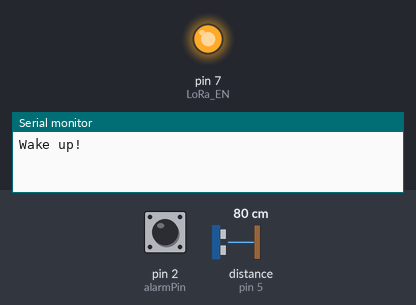
The sketch below on a simulated Arduino Uno, built with avr-gcc and run on an emulated ATmega328P. On the bench: output pins drawn as LEDs (lit = HIGH), the last lines printed to the serial monitor. Wiring (inferred from the names in the program): ultrasonic range finder: trigger pin 4; echo pin 5. Dashed ring = blinking. Inputs (shaded band) come from the test bench; at power-on: distance to the obstacle (sensor on pin 5) 80 cm, pin 2 (alarmPin) HIGH. The echo pulse lasts 58.3 µs per cm; the local clock reads 2024-03-15 10:24:30 at power-on unless the sketch sets it; storage starts empty; no radio packets arrive unless stated; pins used as bus, display or sensor lines are not drawn.

Above: at 0.1 s.
At 4.0 s:
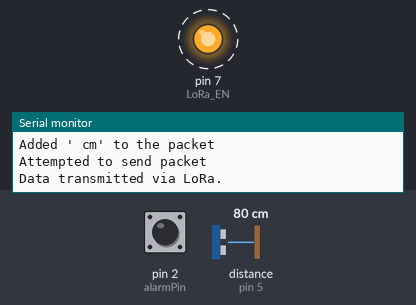
4.1 s: distance to the obstacle (sensor on pin 5) set to 35 cm
Timing chart, 0 to 16.7 s (numbered marks = the images above; inputs shaded):
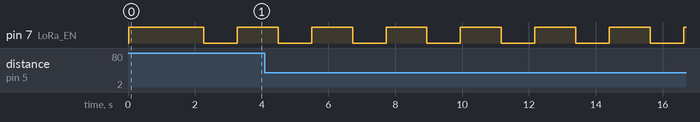

The sketch:

lora_delay_test_3.ino
```cpp
// Import library
#include <SPI.h>
#include <LoRa.h>
#include <Wire.h>
#include <SD.h>
#include <RTClib.h>
#include <MemoryFree.h>

// Pin definitions
const int alarmPin = 2;
const int trigPin = 4;
const int echoPin = 5;
const int LoRa_CS = 6;
const int LoRa_RST = 9;
const int LoRa_IRQ = 8;
const int LoRa_EN = 7;
const int SD_CS = 10;

// LoRa settings
#define RFM95_FREQ 915E6 // Set the frequency to 915 MHz

// RTC
RTC_DS3231 rtc;

//--------------ALARM INTERUPT--------------//
void alarmHandler() {
  // Do nothing, waking up is enough
  //Serial.println("Wake up!");
}

//--------------PRINT ALARM TIME--------------//
void printAlarmTime(DateTime alarmTime) {
  char buffer[30];
  sprintf(buffer, "%02d:%02d:%02d", alarmTime.hour(), alarmTime.minute(), alarmTime.second());
  Serial.print("Alarm set for: ");
  Serial.println(buffer);
}

//--------------SET CLOCK ALARM--------------//
void setRTCAlarm(int minutes = 1) {
  // Clear alarm1 flag
  rtc.clearAlarm(1);
  // Get the current time
  DateTime now = rtc.now();

  // Calculate the next alarm time, in the future by specified minutes
  DateTime alarmTime = now + TimeSpan(0, 1, 0, 0);

  // Set alarm1 with matching minutes
  if(rtc.setAlarm1(alarmTime, DS3231_A1_Minute)) {
    printAlarmTime(alarmTime);
  } else {
    Serial.println("Failed to set alarm.");
  }
}

//--------------READ WATER LEVEL--------------//
float readWaterLevel() {
  digitalWrite(trigPin, LOW);
  delayMicroseconds(2);
  digitalWrite(trigPin, HIGH);
  delayMicroseconds(20);
  digitalWrite(trigPin, LOW);

  float duration = pulseIn(echoPin, HIGH);
  float distance = duration * 0.0344 / 2;

  return distance;
}

//--------------SEND DATA LORA--------------//
void transmitDataViaLoRa(float waterLevel) {

  // Reset the LoRa radio
  digitalWrite(LoRa_RST, LOW);
  delay(10);
  digitalWrite(LoRa_RST, HIGH);
  delay(10);
  Serial.println("LoRa Reset");

  // Begin a new LoRa packet for transmission
  LoRa.beginPacket();
  Serial.println("Started a new packet");

  // Add the text "Water Level: " to the packet
  LoRa.print("Water Level: ");
  Serial.println("Added 'Water Level: ' to the packet");

  // Add the water level value (as a float) to the packet
  LoRa.print(waterLevel);
  Serial.println("Added water level to the packet");

  // Add the text " cm" and a newline character to the packet
  LoRa.println(" cm");
  Serial.println("Added ' cm' to the packet");

  // Complete the packet and send it, checking if the transmission was successful
  int transmissionStatus = LoRa.endPacket();
  Serial.println("Attempted to send packet");
  if (transmissionStatus == 1) {
    // Print a message to the Serial monitor indicating that the data was transmitted via LoRa
    Serial.println("Data transmitted via LoRa.");
  } else {
    // Print an error message to the Serial monitor if the transmission failed
    Serial.println("Error: LoRa transmission failed.");
  }
}

//--------------LOG DATA TO SD--------------//
void logDataToSDCard(float waterLevel) {
  File dataFile = SD.open("datalog.txt", FILE_WRITE);

  if (dataFile) {
    DateTime now = rtc.now();
    dataFile.print(now.year(), DEC);
    dataFile.print('/');
    dataFile.print(now.month(), DEC);
    dataFile.print('/');
    dataFile.print(now.day(), DEC);
    dataFile.print(" ");
    dataFile.print(now.hour(), DEC);
    dataFile.print(':');
    dataFile.print(now.minute(), DEC);
    dataFile.print(':');
    dataFile.print(now.second(), DEC);
    dataFile.print(" Water Level: ");
    dataFile.print(waterLevel);
    dataFile.println(" cm");
    dataFile.close();

    Serial.println("Data logged to SD card.");
  } else {
    Serial.println("Error opening datalog.txt");
  }
}

//--------------SETUP ROUTINE--------------//
void setup() {
  Serial.begin(9600);
  pinMode(trigPin, OUTPUT);
  pinMode(echoPin, INPUT);

  // Initialize the I2C interface
  Wire.begin();

  // Initialize SD card
  if (!SD.begin(SD_CS)) {
    Serial.println("SD card initialization failed!");
    return;
  }

  // Initialize RTC
  if (!rtc.begin()) {
    Serial.println("RTC initialization failed!");
    return;
  }
  if (rtc.lostPower()) { // Check if the RTC lost power
    Serial.println("RTC lost power, let's set the time!");
    // Following line sets the RTC to the date & time this sketch was compiled
    rtc.adjust(DateTime(F(__DATE__), F(__TIME__)));
  }

  // Set up the alarm pin as input and attach the interrupt
  pinMode(alarmPin, INPUT_PULLUP);
  attachInterrupt(digitalPinToInterrupt(alarmPin), alarmHandler, FALLING);

  // Enable LoRa radio
  pinMode(LoRa_EN, OUTPUT);
  digitalWrite(LoRa_EN, HIGH);

  // Initialize LoRa
  LoRa.setPins(LoRa_CS, LoRa_RST, LoRa_IRQ);
  if (!LoRa.begin(RFM95_FREQ)) {
    Serial.println("Starting LoRa failed!");
    while (1);
  }

}

//--------------MAIN PROGRAM--------------//
void loop() {

  Serial.println("Wake up!");
  delay(1000);

  // Enable LoRa radio
  digitalWrite(LoRa_EN, HIGH);
  //delay(1000);

  // Read water level
  float waterLevel = readWaterLevel();
  Serial.print("Water Level: ");
  Serial.print(waterLevel);
  Serial.println(" cm");
  //delay(1000);

  // Log the data to the SD card
  logDataToSDCard(waterLevel);
  //delay(1000);

  // Check memory before transmitting
  Serial.print("Free memory before transmitting: ");
  Serial.println(freeMemory());

  // Transmit the data via LoRa
  transmitDataViaLoRa(waterLevel);
  delay(1000);

  // Disable LoRa radio
  digitalWrite(LoRa_EN, LOW);

  // Clear the alarm flag and set the next alarm
  setRTCAlarm();
}
```

Measured:
- by itself, pin 7 (LoRa_EN): alternates HIGH for 1.2 s and LOW for 1.0 s
